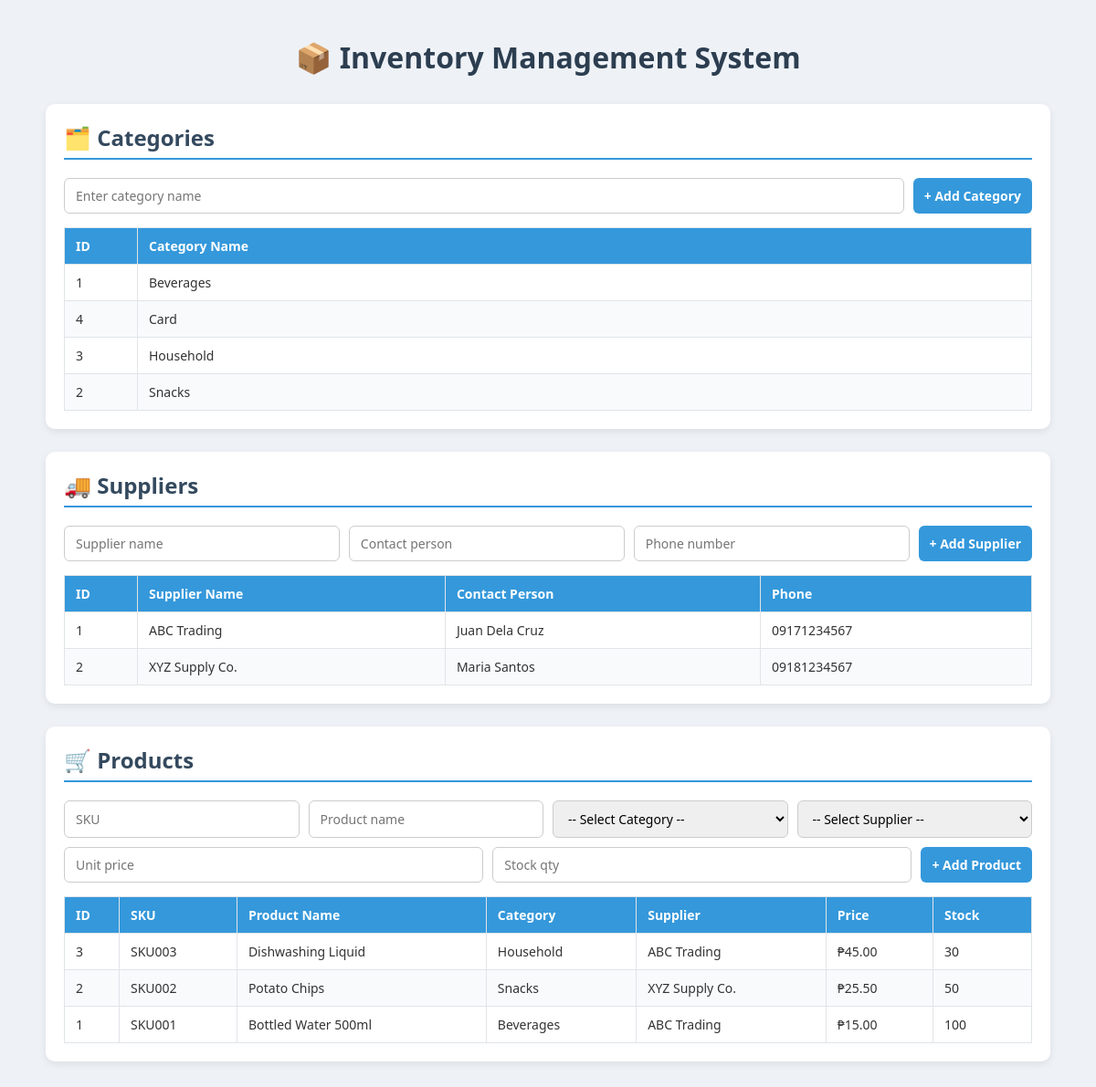
The page / on the database its author committed.
### tables this page shows
CREATE TABLE `categories` (
  `category_id` int(11) NOT NULL,
  `category_name` varchar(100) NOT NULL
);

CREATE TABLE `suppliers` (
  `supplier_id` int(11) NOT NULL,
  `supplier_name` varchar(150) NOT NULL,
  `contact_person` varchar(150) DEFAULT NULL,
  `phone_number` varchar(20) DEFAULT NULL
);

CREATE TABLE `products` (
  `product_id` int(11) NOT NULL,
  `sku` varchar(50) NOT NULL,
  `product_name` varchar(150) NOT NULL,
  `category_id` int(11) DEFAULT NULL,
  `supplier_id` int(11) DEFAULT NULL,
  `unit_price` decimal(10,2) NOT NULL DEFAULT 0.00,
  `stock_quantity` int(11) NOT NULL DEFAULT 0
);

### index.php (the view, shortened to what this page needs)
<?php
require_once "connection.php";
$categories = $conn->query("SELECT * FROM categories ORDER BY category_name");
$suppliers  = $conn->query("SELECT * FROM suppliers ORDER BY supplier_name");
$products   = $conn->query("
    SELECT p.product_id, p.sku, p.product_name,
           c.category_name, s.supplier_name,
           p.unit_price, p.stock_quantity
    FROM products p
    LEFT JOIN categories c ON p.category_id = c.category_id
    LEFT JOIN suppliers s ON p.supplier_id = s.supplier_id
    ORDER BY p.product_id DESC
");
?>
<!DOCTYPE html>
<html lang="en">
<head>
</head>
<body>
<div class="container">
    <h1>📦 Inventory Management System</h1>
    <div class="card">
        <h2>🗂️ Categories</h2>
        <form method="POST">
            <input type="text" name="category_name" placeholder="Enter category name" required>
            <button type="submit" name="add_category">+ Add Category</button>
        </form>
        <table>
            <thead>
                <tr><th style="width:80px;">ID</th><th>Category Name</th></tr>
            </thead>
            <tbody>
                <?php if ($categories && $categories->num_rows > 0): ?>
                    <?php while ($row = $categories->fetch_assoc()): ?>
                        <tr>
                            <td><?php echo $row['category_id']; ?></td>
                            <td><?php echo htmlspecialchars($row['category_name']); ?></td>
                        </tr>
                    <?php endwhile; ?>
                <?php else: ?>
                    <tr><td colspan="2" class="empty">No categories yet.</td></tr>
                <?php endif; ?>
            </tbody>
        </table>
    </div>
    <div class="card">
        <h2>🚚 Suppliers</h2>
        <form method="POST">
            <input type="text" name="supplier_name" placeholder="Supplier name" required>
            <input type="text" name="contact_person" placeholder="Contact person">
            <input type="text" name="phone_number" placeholder="Phone number">
            <button type="submit" name="add_supplier">+ Add Supplier</button>
        </form>
        <table>
            <thead>
                <tr>
                    <th style="width:80px;">ID</th>
                    <th>Supplier Name</th>
                    <th>Contact Person</th>
                    <th>Phone</th>
                </tr>
            </thead>
            <tbody>
                <?php if ($suppliers && $suppliers->num_rows > 0): ?>
                    <?php while ($row = $suppliers->fetch_assoc()): ?>
                        <tr>
                            <td><?php echo $row['supplier_id']; ?></td>
                            <td><?php echo htmlspecialchars($row['supplier_name']); ?></td>
                            <td><?php echo htmlspecialchars($row['contact_person'] ?? '—'); ?></td>
                            <td><?php echo htmlspecialchars($row['phone_number'] ?? '—'); ?></td>
                        </tr>
                    <?php endwhile; ?>
                <?php else: ?>
                    <tr><td colspan="4" class="empty">No suppliers yet.</td></tr>
                <?php endif; ?>
            </tbody>
        </table>
    </div>
    <div class="card">
        <h2>🛒 Products</h2>
        <form method="POST">
            <input type="text" name="sku" placeholder="SKU" required>
            <input type="text" name="product_name" placeholder="Product name" required>
            <select name="category_id">
                <option value="0">-- Select Category --</option>
            </select>
            <select name="supplier_id">
                <option value="0">-- Select Supplier --</option>
            </select>
            <input type="number" step="0.01" name="unit_price" placeholder="Unit price" required>
            <input type="number" name="stock_quantity" placeholder="Stock qty" required>
            <button type="submit" name="add_product">+ Add Product</button>
        </form>
        <table>
            <thead>
                <tr>
                    <th style="width:60px;">ID</th>
                    <th>SKU</th>
                    <th>Product Name</th>
                    <th>Category</th>
                    <th>Supplier</th>
                    <th>Price</th>
                    <th>Stock</th>
                </tr>
            </thead>
            <tbody>
                <?php if ($products && $products->num_rows > 0): ?>
                    <?php while ($row = $products->fetch_assoc()): ?>
                        <tr>
                            <td><?php echo $row['product_id']; ?></td>
                            <td><?php echo htmlspecialchars($row['sku']); ?></td>
                            <td><?php echo htmlspecialchars($row['product_name']); ?></td>
                            <td><?php echo htmlspecialchars($row['category_name'] ?? '—'); ?></td>
                            <td><?php echo htmlspecialchars($row['supplier_name'] ?? '—'); ?></td>
                            <td>₱<?php echo number_format($row['unit_price'], 2); ?></td>
                            <td><?php echo $row['stock_quantity']; ?></td>
                        </tr>
                    <?php endwhile; ?>
                <?php else: ?>
                    <tr><td colspan="7" class="empty">No products yet. Add one above.</td></tr>
                <?php endif; ?>
            </tbody>
        </table>
    </div>
</div>
</body>
</html>

### index.php (style rules this page uses)
* { box-sizing: border-box; font-family: 'Segoe UI', Arial, sans-serif; }
body { background: #eef2f7; margin: 0; padding: 20px; color: #333; }
h1 { color: #2c3e50; text-align: center; margin-bottom: 30px; }
h2 { color: #34495e; border-bottom: 2px solid #3498db; padding-bottom: 6px; margin-top: 0; }
.container { max-width: 1100px; margin: 0 auto; }
.card { background: #fff; padding: 20px; margin-bottom: 25px; border-radius: 10px; box-shadow: 0 3px 8px rgba(0,0,0,0.08); }
form { display: flex; flex-wrap: wrap; gap: 10px; margin-bottom: 15px; }
input, select, button { padding: 9px 12px; border-radius: 6px; border: 1px solid #ccc; font-size: 14px; }
input, select { flex: 1 1 180px; }
button { background: #3498db; color: #fff; border: none; cursor: pointer; font-weight: 600; transition: 0.2s; }
table { width: 100%; border-collapse: collapse; margin-top: 10px; font-size: 14px; }
th, td { padding: 10px 12px; border: 1px solid #e1e4e8; text-align: left; }
th { background: #3498db; color: #fff; font-weight: 600; }
tr:nth-child(even) { background: #f8fafc; }

### rows shown on the page
categories: category_id "1", category_name "Beverages"
categories: category_id "4", category_name "Card"
categories: category_id "3", category_name "Household"
categories: category_id "2", category_name "Snacks"
suppliers: supplier_id "1", supplier_name "ABC Trading", contact_person "Juan Dela Cruz", phone_number "09171234567"
suppliers: supplier_id "2", supplier_name "XYZ Supply Co.", contact_person "Maria Santos", phone_number "09181234567"
products: product_id "3", sku "SKU003", product_name "Dishwashing Liquid", category.category_name "Household", supplier.supplier_name "ABC Trading", unit_price "45.00", stock_quantity "30"
products: product_id "2", sku "SKU002", product_name "Potato Chips", category.category_name "Snacks", supplier.supplier_name "XYZ Supply Co.", unit_price "25.50", stock_quantity "50"
products: product_id "1", sku "SKU001", product_name "Bottled Water 500ml", category.category_name "Beverages", supplier.supplier_name "ABC Trading", unit_price "15.00", stock_quantity "100"
